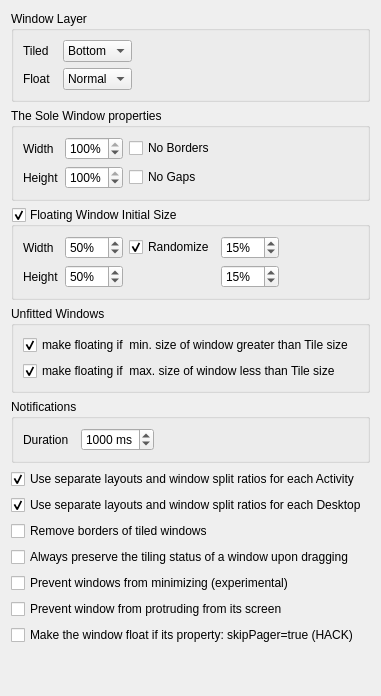
     <widget class="QWidget" name="_7_optionsTab">
      <attribute name="title">
       <string>Options</string>
      </attribute>
      <layout class="QVBoxLayout" name="verticalLayout">
       <item>
        <widget class="QGroupBox" name="GB_1_windowLayer">
         <property name="title">
          <string>Window Layer</string>
         </property>
         <layout class="QGridLayout" name="gridLayout_9">
          <item row="0" column="0" alignment="Qt::AlignmentFlag::AlignLeft">
           <widget class="QLabel" name="label_13">
            <property name="text">
             <string>Tiled</string>
            </property>
           </widget>
          </item>
          <item row="0" column="1">
           <widget class="QComboBox" name="kcfg_tiledWindowsLayer">
            <item>
             <property name="text">
              <string>Bottom</string>
             </property>
            </item>
            <item>
             <property name="text">
              <string>Normal</string>
             </property>
            </item>
            <item>
             <property name="text">
              <string>Above</string>
             </property>
            </item>
           </widget>
          </item>
          <item row="0" column="2">
           <spacer name="horizontalSpacer_2">
            <property name="orientation">
             <enum>Qt::Orientation::Horizontal</enum>
            </property>
            <property name="sizeHint" stdset="0">
             <size>
              <width>40</width>
              <height>20</height>
             </size>
            </property>
           </spacer>
          </item>
          <item row="1" column="0">
           <widget class="QLabel" name="label_14">
            <property name="text">
             <string>Float  </string>
            </property>
           </widget>
          </item>
          <item row="1" column="1">
           <widget class="QComboBox" name="kcfg_floatedWindowsLayer">
            <property name="currentIndex">
             <number>1</number>
            </property>
            <item>
             <property name="text">
              <string>Bottom</string>
             </property>
            </item>
            <item>
             <property name="text">
              <string>Normal</string>
             </property>
            </item>
            <item>
             <property name="text">
              <string>Above</string>
             </property>
            </item>
           </widget>
          </item>
         </layout>
        </widget>
       </item>
       <item>
        <widget class="QGroupBox" name="GB_2_soleWindowsProps">
         <property name="enabled">
          <bool>true</bool>
         </property>
         <property name="title">
          <string>The Sole Window properties</string>
         </property>
         <layout class="QGridLayout" name="gridLayout_10">
          <item row="0" column="3">
           <spacer name="horizontalSpacer_3">
            <property name="orientation">
             <enum>Qt::Orientation::Horizontal</enum>
            </property>
            <property name="sizeHint" stdset="0">
             <size>
              <width>40</width>
              <height>20</height>
             </size>
            </property>
           </spacer>
          </item>
          <item row="0" column="1" alignment="Qt::AlignmentFlag::AlignHCenter|Qt::AlignmentFlag::AlignVCenter">
           <widget class="QSpinBox" name="kcfg_soleWindowWidth">
            <property name="suffix">
             <string>%</string>
            </property>
            <property name="minimum">
             <number>1</number>
            </property>
            <property name="maximum">
             <number>100</number>
            </property>
            <property name="value">
             <number>100</number>
            </property>
           </widget>
          </item>
          <item row="0" column="0">
           <widget class="QLabel" name="label_15">
            <property name="text">
             <string>Width </string>
            </property>
           </widget>
          </item>
          <item row="1" column="1">
           <widget class="QSpinBox" name="kcfg_soleWindowHeight">
            <property name="suffix">
             <string>%</string>
            </property>
            <property name="minimum">
             <number>1</number>
            </property>
            <property name="maximum">
             <number>100</number>
            </property>
            <property name="value">
             <number>100</number>
            </property>
           </widget>
          </item>
          <item row="0" column="2">
           <widget class="QCheckBox" name="kcfg_soleWindowNoBorders">
            <property name="text">
             <string>No Borders</string>
            </property>
           </widget>
          </item>
          <item row="1" column="2">
           <widget class="QCheckBox" name="kcfg_soleWindowNoGaps">
            <property name="text">
             <string>No Gaps</string>
            </property>
           </widget>
          </item>
          <item row="1" column="0">
           <widget class="QLabel" name="label_16">
            <property name="text">
             <string>Height</string>
            </property>
           </widget>
          </item>
         </layout>
         <zorder>kcfg_soleWindowWidth</zorder>
         <zorder>label_15</zorder>
         <zorder>horizontalSpacer_3</zorder>
         <zorder>label_16</zorder>
         <zorder>kcfg_soleWindowHeight</zorder>
         <zorder>kcfg_soleWindowNoBorders</zorder>
         <zorder>kcfg_soleWindowNoGaps</zorder>
        </widget>
       </item>
       <item>
        <widget class="QGroupBox" name="kcfg_floatEnable">
         <property name="mouseTracking">
          <bool>false</bool>
         </property>
         <property name="tabletTracking">
          <bool>false</bool>
         </property>
         <property name="autoFillBackground">
          <bool>false</bool>
         </property>
         <property name="title">
          <string>Floating Window Initial Size</string>
         </property>
         <property name="checkable">
          <bool>true</bool>
         </property>
         <property name="checked">
          <bool>true</bool>
         </property>
         <layout class="QGridLayout" name="gridLayout_30">
          <item row="0" column="2">
           <widget class="QCheckBox" name="kcfg_floatRandomize">
            <property name="text">
             <string>Randomize</string>
            </property>
            <property name="checked">
             <bool>true</bool>
            </property>
           </widget>
          </item>
          <item row="0" column="3">
           <widget class="QSpinBox" name="kcfg_floatRandomWidth">
            <property name="toolTip">
             <string>&lt;html&gt;&lt;head/&gt;&lt;body&gt;&lt;p&gt;Percentage of the range from the left border of the screen to the window placed in the center of the screen.Determines the randomization spread.&lt;/p&gt;&lt;/body&gt;&lt;/html&gt;</string>
            </property>
            <property name="suffix">
             <string>%</string>
            </property>
            <property name="minimum">
             <number>1</number>
            </property>
            <property name="maximum">
             <number>100</number>
            </property>
            <property name="value">
             <number>15</number>
            </property>
           </widget>
          </item>
          <item row="1" column="3">
           <widget class="QSpinBox" name="kcfg_floatRandomHeight">
            <property name="toolTip">
             <string>&lt;html&gt;&lt;head/&gt;&lt;body&gt;&lt;p&gt;Percentage of the range from the top of the screen to the window placed in the center of the screen.Determines the randomization spread.&lt;/p&gt;&lt;/body&gt;&lt;/html&gt;</string>
            </property>
            <property name="suffix">
             <string>%</string>
            </property>
            <property name="minimum">
             <number>1</number>
            </property>
            <property name="maximum">
             <number>100</number>
            </property>
            <property name="value">
             <number>15</number>
            </property>
           </widget>
          </item>
          <item row="1" column="1">
           <widget class="QSpinBox" name="kcfg_floatInitWindowHeight">
            <property name="toolTip">
             <string>&lt;html&gt;&lt;head/&gt;&lt;body&gt;&lt;p&gt;The initial height of a floating window in percent of the screen height.&lt;/p&gt;&lt;/body&gt;&lt;/html&gt;</string>
            </property>
            <property name="suffix">
             <string>%</string>
            </property>
            <property name="minimum">
             <number>1</number>
            </property>
            <property name="maximum">
             <number>100</number>
            </property>
            <property name="value">
             <number>50</number>
            </property>
           </widget>
          </item>
          <item row="0" column="1">
           <widget class="QSpinBox" name="kcfg_floatInitWindowWidth">
            <property name="toolTip">
             <string>&lt;html&gt;&lt;head/&gt;&lt;body&gt;&lt;p&gt;The initial width of a floating window in percent of the screen width.&lt;/p&gt;&lt;/body&gt;&lt;/html&gt;</string>
            </property>
            <property name="suffix">
             <string>%</string>
            </property>
            <property name="minimum">
             <number>1</number>
            </property>
            <property name="maximum">
             <number>100</number>
            </property>
            <property name="value">
             <number>50</number>
            </property>
           </widget>
          </item>
          <item row="1" column="0">
           <widget class="QLabel" name="label_60">
            <property name="text">
             <string>Height</string>
            </property>
           </widget>
          </item>
          <item row="0" column="0">
           <widget class="QLabel" name="label_59">
            <property name="text">
             <string>Width </string>
            </property>
           </widget>
          </item>
          <item row="0" column="4">
           <spacer name="horizontalSpacer_21">
            <property name="orientation">
             <enum>Qt::Orientation::Horizontal</enum>
            </property>
            <property name="sizeHint" stdset="0">
             <size>
              <width>40</width>
              <height>20</height>
             </size>
            </property>
           </spacer>
          </item>
         </layout>
        </widget>
       </item>
       <item>
        <widget class="QGroupBox" name="GB_4_unfittedWindows">
         <property name="title">
          <string>Unfitted Windows</string>
         </property>
         <layout class="QVBoxLayout" name="verticalLayout_18">
          <item>
           <widget class="QCheckBox" name="kcfg_unfitGreater">
            <property name="toolTip">
             <string>If enable make all windows floating if they minimum size to large for tile</string>
            </property>
            <property name="text">
             <string>make floating if  min. size of window greater than Tile size </string>
            </property>
            <property name="checked">
             <bool>true</bool>
            </property>
           </widget>
          </item>
          <item>
           <widget class="QCheckBox" name="kcfg_unfitLess">
            <property name="toolTip">
             <string>If enable make all windows floating if the maximum size to small for tile</string>
            </property>
            <property name="text">
             <string>make floating if  max. size of window less than Tile size </string>
            </property>
            <property name="checked">
             <bool>true</bool>
            </property>
           </widget>
          </item>
         </layout>
        </widget>
       </item>
       <item>
        <widget class="QGroupBox" name="GB_5_Notifications">
         <property name="title">
          <string>Notifications</string>
         </property>
         <layout class="QGridLayout" name="gridLayout_12">
          <item row="1" column="1">
           <widget class="QSpinBox" name="kcfg_notificationDuration">
            <property name="toolTip">
             <string>&lt;html&gt;&lt;head/&gt;&lt;body&gt;&lt;p&gt;Set the time (in milliseconds) for how long a pop-up notification will remain visible before it automatically disappears. A value of 0 will disable notifications.&lt;/p&gt;&lt;/body&gt;&lt;/html&gt;</string>
            </property>
            <property name="suffix">
             <string> ms</string>
            </property>
            <property name="maximum">
             <number>9999</number>
            </property>
            <property name="singleStep">
             <number>100</number>
            </property>
            <property name="value">
             <number>1000</number>
            </property>
           </widget>
          </item>
          <item row="1" column="0">
           <widget class="QLabel" name="label_18">
            <property name="text">
             <string>Duration  </string>
            </property>
           </widget>
          </item>
          <item row="1" column="2">
           <spacer name="horizontalSpacer_4">
            <property name="orientation">
             <enum>Qt::Orientation::Horizontal</enum>
            </property>
            <property name="sizeHint" stdset="0">
             <size>
              <width>40</width>
              <height>20</height>
             </size>
            </property>
           </spacer>
          </item>
         </layout>
        </widget>
       </item>
       <item>
        <widget class="QCheckBox" name="kcfg_layoutPerActivity">
         <property name="toolTip">
          <string>All tiled windows will have no borders. Borders will be added back if window become float.</string>
         </property>
         <property name="text">
          <string>Use separate layouts and window split ratios for each Activity</string>
         </property>
         <property name="checked">
          <bool>true</bool>
         </property>
        </widget>
       </item>
       <item>
        <widget class="QCheckBox" name="kcfg_layoutPerDesktop">
         <property name="toolTip">
          <string>All tiled windows will have no borders. Borders will be added back if window become float.</string>
         </property>
         <property name="text">
          <string>Use separate layouts and window split ratios for each Desktop</string>
         </property>
         <property name="checked">
          <bool>true</bool>
         </property>
        </widget>
       </item>
       <item>
        <widget class="QCheckBox" name="kcfg_noTileBorder">
         <property name="toolTip">
          <string>All tiled windows will have no borders. Borders will be added back if window become float.</string>
         </property>
         <property name="text">
          <string>Remove borders of tiled windows</string>
         </property>
        </widget>
       </item>
       <item>
        <widget class="QCheckBox" name="kcfg_keepTilingOnDrag">
         <property name="text">
          <string>Always preserve the tiling status of a window upon dragging</string>
         </property>
        </widget>
       </item>
       <item>
        <widget class="QCheckBox" name="kcfg_preventMinimize">
         <property name="text">
          <string>Prevent windows from minimizing (experimental)</string>
         </property>
        </widget>
       </item>
       <item>
        <widget class="QCheckBox" name="kcfg_preventProtrusion">
         <property name="text">
          <string>Prevent window from protruding from its screen</string>
         </property>
        </widget>
       </item>
       <item>
        <widget class="QCheckBox" name="kcfg_floatSkipPagerWindows">
         <property name="toolTip">
          <string>&lt;html&gt;&lt;head/&gt;&lt;body&gt;&lt;p&gt;If enabled, all windows with property skipPager=true become floating. You can create KDE Window Rule and force  skipPager=true.&lt;/p&gt;&lt;/body&gt;&lt;/html&gt;</string>
         </property>
         <property name="text">
          <string>Make the window float if its property: skipPager=true (HACK)</string>
         </property>
        </widget>
       </item>
       <item>
        <spacer name="verticalSpacer_5">
         <property name="orientation">
          <enum>Qt::Orientation::Vertical</enum>
         </property>
         <property name="sizeHint" stdset="0">
          <size>
           <width>20</width>
           <height>40</height>
          </size>
         </property>
        </spacer>
       </item>
      </layout>
     </widget>
